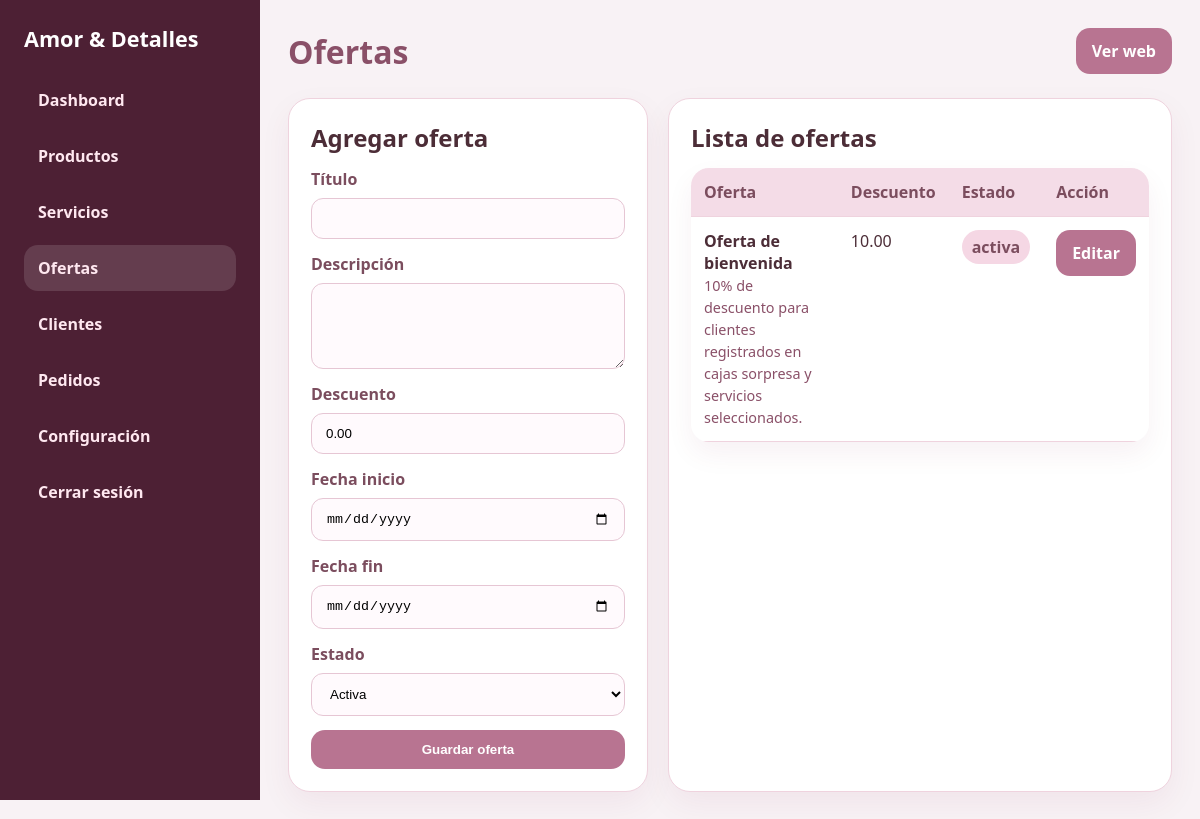
The page /admin/ofertas.php (signed in) on the database its author committed.
### tables this page shows
CREATE TABLE IF NOT EXISTS ofertas (
  id_oferta INT AUTO_INCREMENT PRIMARY KEY,
  titulo VARCHAR(160) NOT NULL,
  descripcion TEXT NOT NULL,
  descuento_porcentaje DECIMAL(5,2) DEFAULT 0.00,
  fecha_inicio DATE DEFAULT NULL,
  fecha_fin DATE DEFAULT NULL,
  canal_correo TINYINT(1) DEFAULT 1,
  canal_whatsapp TINYINT(1) DEFAULT 1,
  estado ENUM('activa','inactiva') DEFAULT 'activa',
  fecha_creacion TIMESTAMP DEFAULT CURRENT_TIMESTAMP
);

### admin/ofertas.php (the view, shortened to what this page needs)
<?php
require_once 'config/db.php';
require_once 'includes/layout.php';
$edit = null;
$ofertas = $pdo->query('SELECT * FROM ofertas ORDER BY fecha_creacion DESC')->fetchAll();
?>
<div class="admin-grid">
<section class="admin-panel"><h2><?php echo $edit ? 'Editar oferta' : 'Agregar oferta'; ?></h2>
<form method="POST" class="admin-form" style="margin-top:14px">
<label>Título<input name="titulo" value="<?php echo htmlspecialchars($edit['titulo'] ?? ''); ?>" required></label>
<label>Descripción<textarea name="descripcion" rows="4" required><?php echo htmlspecialchars($edit['descripcion'] ?? ''); ?></textarea></label>
<label>Descuento<input type="number" step="0.01" name="descuento_porcentaje" value="<?php echo htmlspecialchars($edit['descuento_porcentaje'] ?? '0.00'); ?>"></label>
<label>Fecha inicio<input type="date" name="fecha_inicio" value="<?php echo htmlspecialchars($edit['fecha_inicio'] ?? ''); ?>"></label>
<label>Fecha fin<input type="date" name="fecha_fin" value="<?php echo htmlspecialchars($edit['fecha_fin'] ?? ''); ?>"></label>
<label>Estado<select name="estado"><option value="activa">Activa</option><option value="inactiva">Inactiva</option></select></label>
<button type="submit">Guardar oferta</button>
</form></section>
<section class="admin-panel"><h2>Lista de ofertas</h2><table class="admin-table" style="margin-top:14px"><thead><tr><th>Oferta</th><th>Descuento</th><th>Estado</th><th>Acción</th></tr></thead><tbody>
<?php foreach($ofertas as $o): ?><tr><td><strong><?php echo htmlspecialchars($o['titulo']); ?></strong><br><span class="muted"><?php echo htmlspecialchars($o['descripcion']); ?></span></td><td><?php echo number_format((float)$o['descuento_porcentaje'],2); ?></td><td><span class="badge"><?php echo htmlspecialchars($o['estado']); ?></span></td><td><a class="admin-btn" href="?edit=<?php echo $o['id_oferta']; ?>">Editar</a></td></tr><?php endforeach; ?>
</tbody></table></section></div>

### admin/assets/admin.css (style rules this page uses)
* { box-sizing:border-box;margin:0;padding:0 }
body { font-family:Segoe UI,Tahoma,sans-serif;background:#f8f2f5;color:#4c2d37 }
.admin-form { display:grid;gap:14px }
.admin-form label { display:grid;gap:8px;font-weight:700;color:#7b4d5e }
.admin-form input,.admin-form textarea,.admin-form select { width:100%;padding:12px 14px;border:1px solid #e6c6d4;border-radius:12px;background:#fffafd }
.admin-form button,.admin-btn { border:0;border-radius:14px;padding:12px 16px;background:#b87491;color:#fff;font-weight:800;text-decoration:none;display:inline-flex;align-items:center;justify-content:center;gap:8px;cursor:pointer }
.stat-card,.admin-panel { background:#fff;border:1px solid #efd3de;border-radius:22px;padding:22px;box-shadow:0 12px 32px rgba(112,11,60,.06) }
.admin-grid { display:grid;grid-template-columns:1fr 1.4fr;gap:20px }
.admin-table { width:100%;border-collapse:collapse;background:#fff;border-radius:18px;overflow:hidden;box-shadow:0 12px 28px rgba(112,11,60,.06) }
.admin-table th,.admin-table td { text-align:left;padding:13px;border-bottom:1px solid #efd3de;vertical-align:top }
.admin-table th { background:#f4dce7;color:#7b4d5e }
.muted { color:#8a5068;font-size:.9rem }
.badge { display:inline-flex;padding:6px 10px;border-radius:999px;background:#f5d7e4;color:#7b4d5e;font-weight:800 }

### rows shown on the page
ofertas: titulo "Oferta de bienvenida", descripcion "10% de descuento para clientes registrados en cajas sorpresa y servicios seleccionados.", descuento_porcentaje "10.00", estado "activa"

### other values the page prints
$data[0] "Dashboard"
$data[0] "Productos"
$data[0] "Servicios"
$data[0] "Ofertas"
$data[0] "Clientes"
$data[0] "Pedidos"
$data[0] "Configuración"
$data[0] "Cerrar sesión"
$title "Ofertas"
